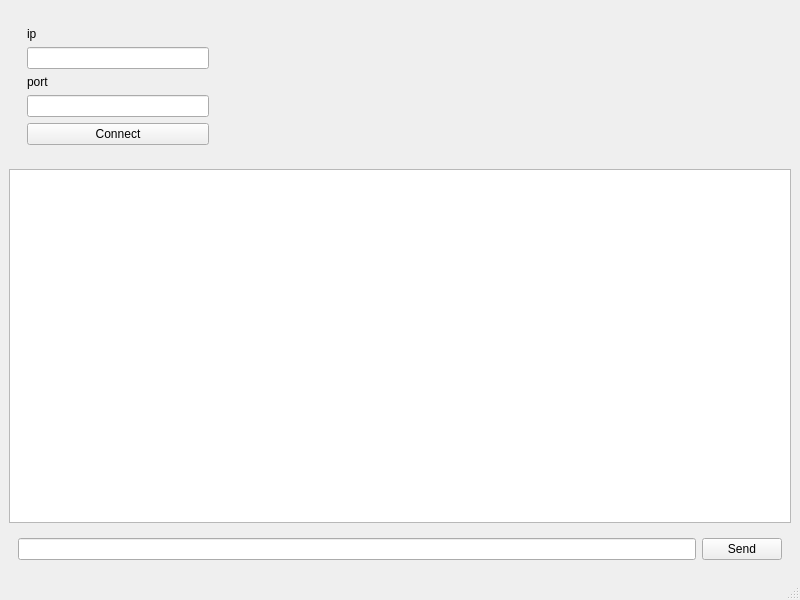
<?xml version="1.0" encoding="UTF-8"?>
<ui version="4.0">
 <class>MainWindow</class>
 <widget class="QMainWindow" name="MainWindow">
  <property name="geometry">
   <rect>
    <x>0</x>
    <y>0</y>
    <width>800</width>
    <height>600</height>
   </rect>
  </property>
  <property name="windowTitle">
   <string>Shady</string>
  </property>
  <widget class="QWidget" name="centralwidget">
   <layout class="QVBoxLayout" name="verticalLayout">
    <item>
     <widget class="QWidget" name="widget_2" native="true">
      <layout class="QHBoxLayout" name="horizontalLayout_3">
       <item>
        <widget class="QWidget" name="widget_3" native="true">
         <property name="maximumSize">
          <size>
           <width>200</width>
           <height>200</height>
          </size>
         </property>
         <layout class="QVBoxLayout" name="verticalLayout_2">
          <item>
           <widget class="QLabel" name="label_ip">
            <property name="maximumSize">
             <size>
              <width>100</width>
              <height>15</height>
             </size>
            </property>
            <property name="text">
             <string>ip</string>
            </property>
           </widget>
          </item>
          <item>
           <widget class="QLineEdit" name="lineEdit_ip"/>
          </item>
          <item>
           <widget class="QLabel" name="label_port">
            <property name="maximumSize">
             <size>
              <width>50</width>
              <height>15</height>
             </size>
            </property>
            <property name="text">
             <string>port</string>
            </property>
           </widget>
          </item>
          <item>
           <widget class="QLineEdit" name="lineEdit_port"/>
          </item>
          <item>
           <widget class="QPushButton" name="connect_Button">
            <property name="text">
             <string>Connect</string>
            </property>
           </widget>
          </item>
         </layout>
        </widget>
       </item>
       <item>
        <spacer name="horizontalSpacer">
         <property name="orientation">
          <enum>Qt::Horizontal</enum>
         </property>
         <property name="sizeHint" stdset="0">
          <size>
           <width>40</width>
           <height>20</height>
          </size>
         </property>
        </spacer>
       </item>
      </layout>
     </widget>
    </item>
    <item>
     <widget class="QTextEdit" name="textoutput">
      <property name="readOnly">
       <bool>true</bool>
      </property>
     </widget>
    </item>
    <item>
     <widget class="QWidget" name="widget" native="true">
      <property name="maximumSize">
       <size>
        <width>16777215</width>
        <height>50</height>
       </size>
      </property>
      <layout class="QHBoxLayout" name="horizontalLayout">
       <item>
        <widget class="QLineEdit" name="text_input"/>
       </item>
       <item>
        <widget class="QPushButton" name="send_Button">
         <property name="text">
          <string>Send</string>
         </property>
        </widget>
       </item>
      </layout>
     </widget>
    </item>
   </layout>
  </widget>
  <widget class="QMenuBar" name="menubar">
   <property name="geometry">
    <rect>
     <x>0</x>
     <y>0</y>
     <width>800</width>
     <height>22</height>
    </rect>
   </property>
  </widget>
  <widget class="QStatusBar" name="statusbar"/>
 </widget>
 <resources/>
 <connections/>
</ui>
